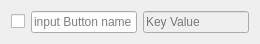
<?xml version="1.0" encoding="UTF-8"?>
<ui version="4.0">
 <class>MyWidget</class>
 <widget class="QWidget" name="MyWidget">
  <property name="geometry">
   <rect>
    <x>0</x>
    <y>0</y>
    <width>260</width>
    <height>38</height>
   </rect>
  </property>
  <property name="windowTitle">
   <string>Form</string>
  </property>
  <layout class="QHBoxLayout" name="horizontalLayout">
   <item>
    <widget class="QCheckBox" name="checkBox">
     <property name="text">
      <string/>
     </property>
    </widget>
   </item>
   <item>
    <widget class="QLineEdit" name="ButtonName">
     <property name="placeholderText">
      <string>input Button name</string>
     </property>
    </widget>
   </item>
   <item>
    <widget class="QLineEdit" name="KeyValue">
     <property name="enabled">
      <bool>false</bool>
     </property>
     <property name="placeholderText">
      <string>Key Value</string>
     </property>
    </widget>
   </item>
  </layout>
 </widget>
 <resources/>
 <connections/>
</ui>
